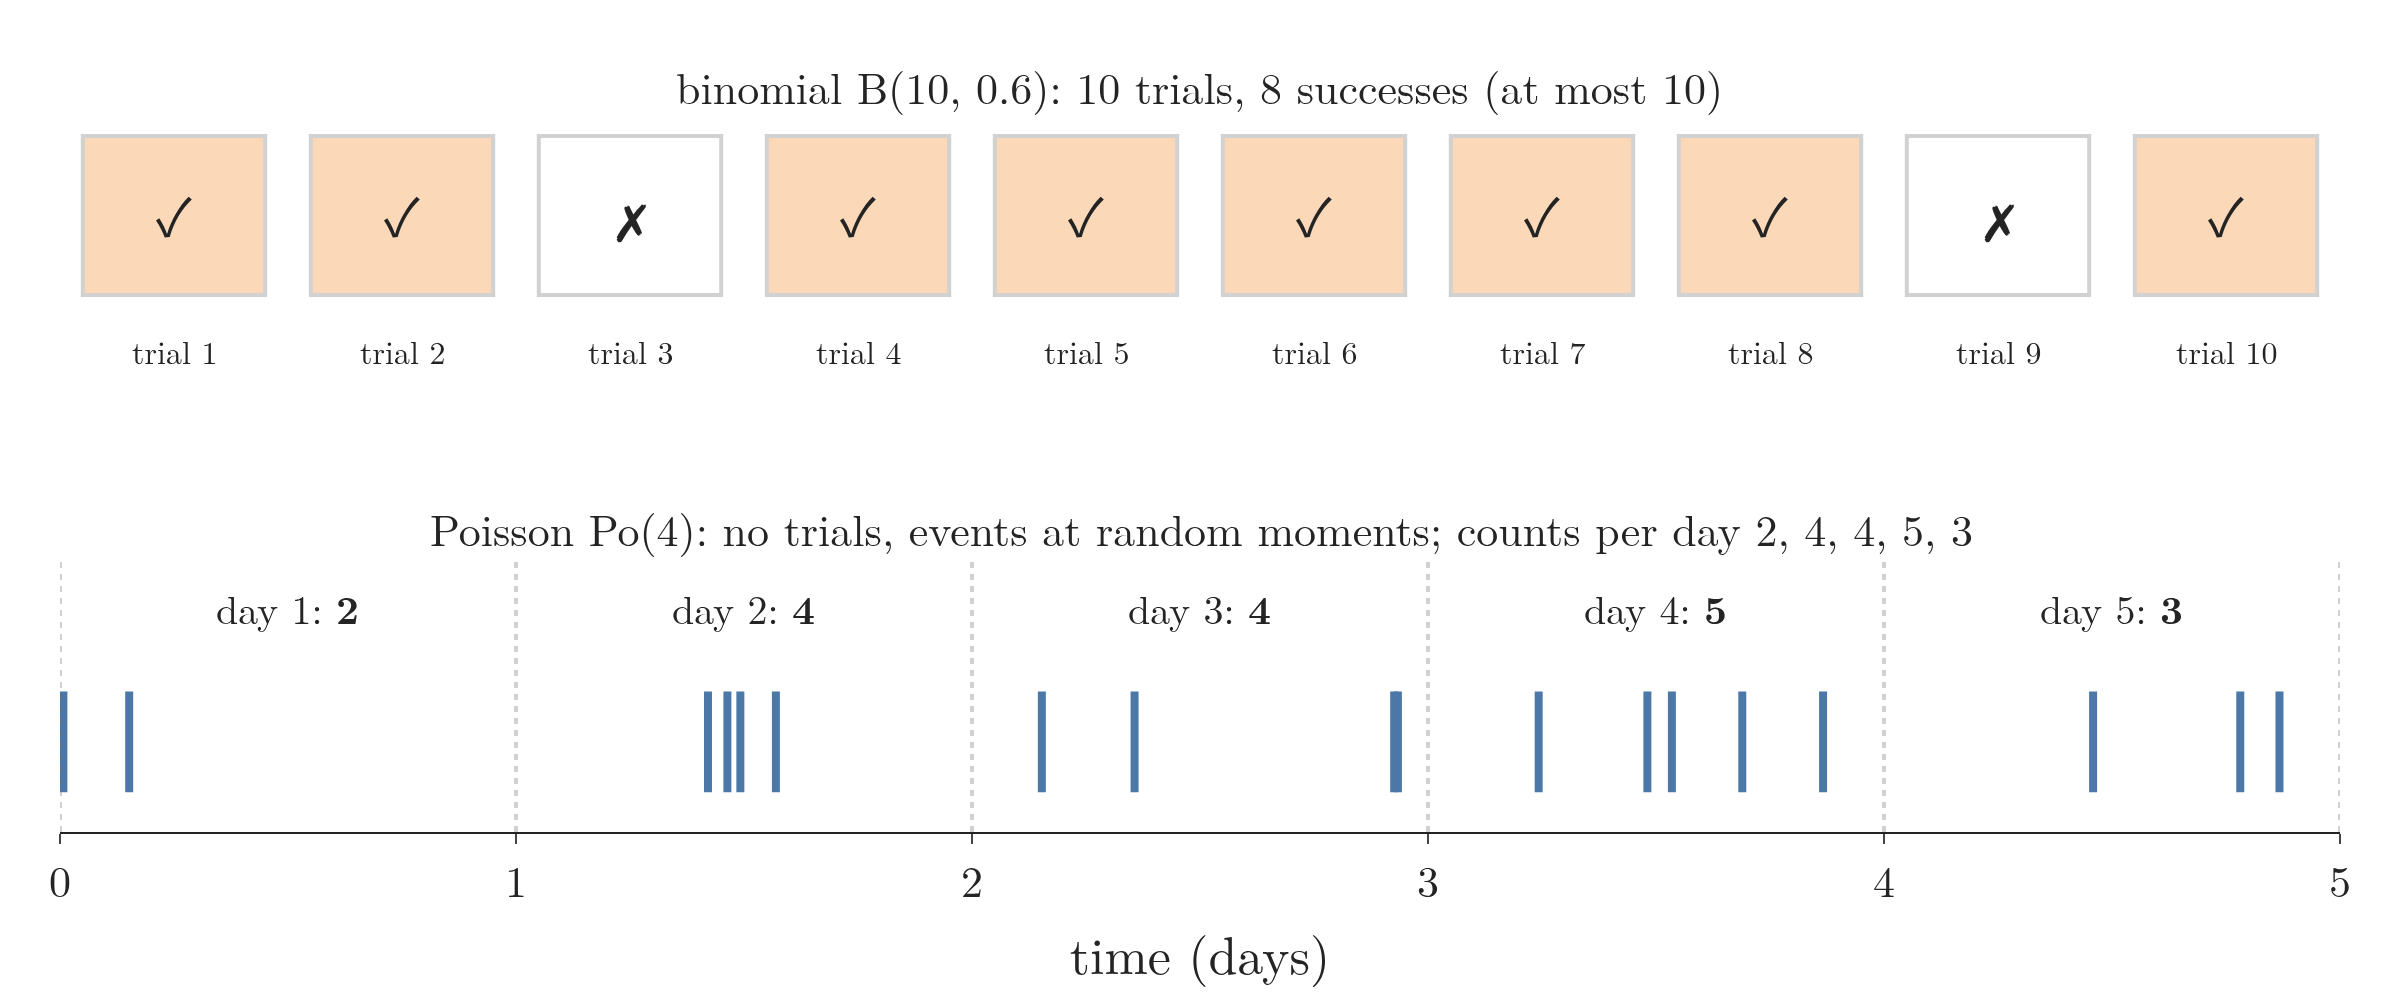

Python code for this plot:
"""Binomial versus Poisson (Plotly). Top: a binomial count is built from a fixed number of trials, here 10 trials
with success probability 0.6, each a box that is a success or not; the count cannot pass 10. Bottom: a Poisson
count has no trials, only events at random moments on a time line; we know the average, 4 a day, and count the
events that fall in each day. One simulated example of each, seeded."""
from pathlib import Path
import numpy as np
import plotly.graph_objects as go
from plotly.subplots import make_subplots
from gifkit import BLUE, FONT, GREY, ORANGE

here = Path(__file__).parent
rng = np.random.default_rng(3)
trials = rng.random(10) < 0.6
days = 5
times = np.sort(rng.uniform(0, days, rng.poisson(4 * days)))     # 4 per day on average, at random moments
counts = np.histogram(times, bins=np.arange(days + 1))[0]
fig = make_subplots(2, 1, vertical_spacing=0.24,
                    subplot_titles=[f"binomial B(10, 0.6): 10 trials, {trials.sum()} successes (at most 10)",
                                    f"Poisson Po(4): no trials, events at random moments; counts per day {', '.join(map(str, counts))}"])
fig.update_annotations(font_size=22)
for i, ok in enumerate(trials):
    fig.add_shape(type="rect", x0=i + 0.1, x1=i + 0.9, y0=0, y1=1, row=1, col=1, line=dict(color=GREY, width=2),
                  fillcolor=ORANGE if ok else "white")
    fig.add_annotation(x=i + 0.5, y=0.5, text="✓" if ok else "✗", showarrow=False, font=dict(size=26), row=1, col=1)
    fig.add_annotation(x=i + 0.5, y=-0.35, text=f"trial {i + 1}", showarrow=False, font=dict(size=16), row=1, col=1)
fig.add_trace(go.Scatter(x=[None], y=[None]), 1, 1)
fig.add_trace(go.Scatter(x=times, y=np.full_like(times, 0.5), mode="markers",
                         marker=dict(symbol="line-ns", size=36, line=dict(width=4, color=BLUE))), 2, 1)
for d in range(days + 1):
    fig.add_vline(x=d, line=dict(color=GREY, width=2, dash="dot"), row=2, col=1)
for d in range(days):
    fig.add_annotation(x=d + 0.5, y=1.25, text=f"day {d + 1}: <b>{counts[d]}</b>", showarrow=False, font=dict(size=20),
                       row=2, col=1)
fig.update_xaxes(visible=False, range=[0, 10], row=1, col=1)
fig.update_yaxes(visible=False, range=[-0.6, 1.1], row=1, col=1)
fig.update_xaxes(title="time (days)", range=[0, days], row=2, col=1)
fig.update_yaxes(visible=False, range=[0, 1.5], row=2, col=1)
fig.update_layout(template="simple_white", width=1200, height=500, font=FONT, showlegend=False,
                  margin=dict(l=30, r=30, t=60, b=70))
fig.write_image(here / "trials_vs_rate.png", scale=2)
